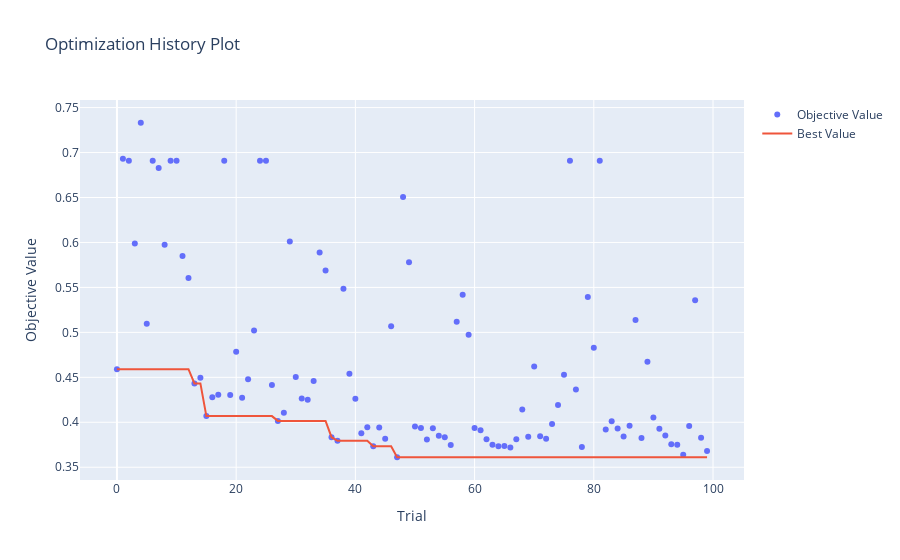

Here is the notebook cell this chart was saved with:
### Code cell
from optuna.visualization import plot_optimization_history
plot_optimization_history(study)
